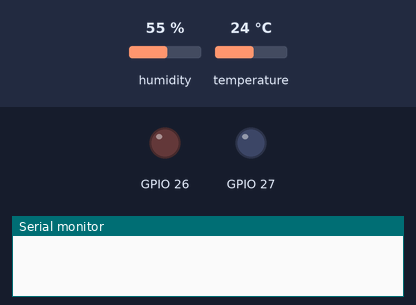
A program run on a simulated ESP32. Parts: output pins drawn as LEDs (lit = HIGH), the last lines printed to the serial monitor. The test bench sets the inputs (shaded band); at power-on: temperature 24 °C, humidity 55 %.

Above: at 1.2 s.
1.3 s: temperature set to 22.7 °C
4.5 s: temperature set to 22.1 °C
At 7.5 s:
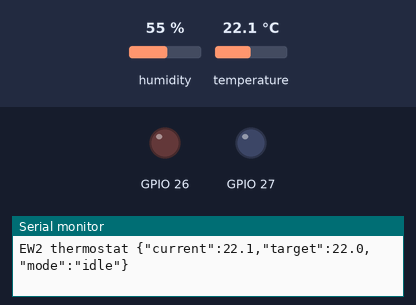
10.5 s: temperature set to 21.2 °C
At 12.7 s:
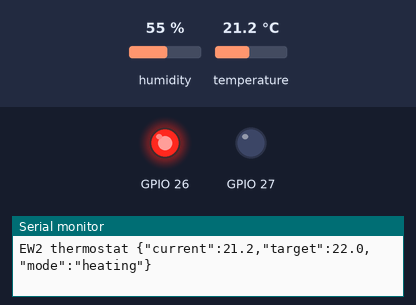
13.5 s: temperature set to 28 °C
At 16.2 s:
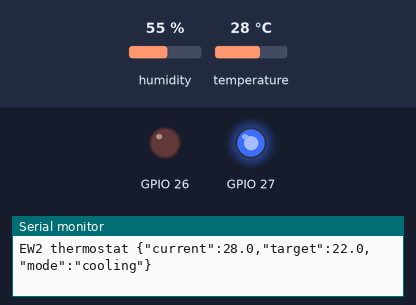
16.5 s: temperature set to 12 °C
At 19.1 s:
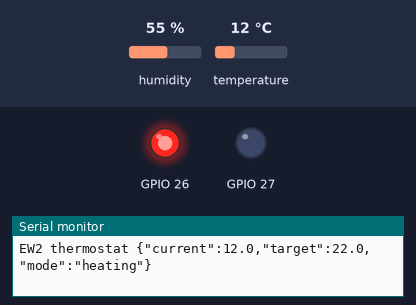
Timing chart, 0 to 20.5 s (numbered marks = the images above; inputs shaded):
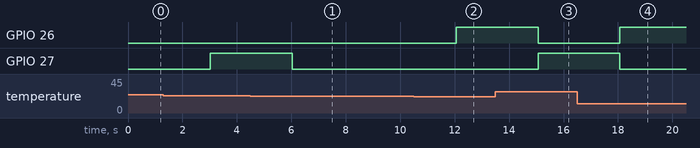

The program:

main.cpp
```cpp
// DHT22 virtual sensor and thermostat indicators. Sensor values come from Wokwi;
// thermostat changes indicators only, never invents new sensor readings.
#include <Arduino.h>
#include <DHTesp.h>
DHTesp dht;
float target=22.0,temperature=0,humidity=0;
bool reading=false;
char ack[9]="",line[96];
size_t used=0;
unsigned long last=0;
void report() {
  if(!reading)return;
  const char *mode=temperature<target-.2?"heating":temperature>target+.2?"cooling":"idle";
  digitalWrite(26,!strcmp(mode,"heating"));digitalWrite(27,!strcmp(mode,"cooling"));
  Serial.printf("EW2 climate {\"temperature\":%.1f,\"humidity\":%.1f}\n",temperature,humidity);
  Serial.printf("EW2 thermostat {\"current\":%.1f,\"target\":%.1f,\"mode\":\"%s\"%s%s%s}\n",temperature,target,mode,ack[0]?",\"ack\":\"":"",ack,ack[0]?"\"":"");
}
void setup() {Serial.begin(115200);dht.setup(15,DHTesp::DHT22);pinMode(26,OUTPUT);pinMode(27,OUTPUT);}
void loop() {
  while(Serial.available()) {
    char c=Serial.read();if(c=='\r')continue;
    if(c!='\n'){if(used<sizeof(line)-1)line[used++]=c;else used=sizeof(line);continue;}
    if(used<sizeof(line)) {
      line[used]=0;float value;char id[9]={0},tail;
      if(sscanf(line,"EW2 thermostat target %f %8[0-9a-f]%c",&value,id,&tail)==2 && strlen(id)==8 && value>=10&&value<=30) {target=value;strcpy(ack,id);report();}
    }
    used=0;
  }
  if(millis()-last>=3000) {
    last=millis();TempAndHumidity v=dht.getTempAndHumidity();
    if(dht.getStatus()==DHTesp::ERROR_NONE){temperature=v.temperature;humidity=v.humidity;reading=true;report();}
  }
  delay(25);
}
```

Measured:
- the behaviour switches between 21.9 and 21.8 °C on temperature (found by bisection; images 1 and 2)
- after the input at 4.5 s, GPIO 27: HIGH → LOW after 1.5 s
- after the input at 10.5 s, GPIO 26: LOW → HIGH after 1.6 s
- after the input at 13.5 s, GPIO 26: HIGH → LOW after 1.6 s; GPIO 27: LOW → HIGH after 1.6 s
- after the input at 16.5 s, GPIO 26: LOW → HIGH after 1.6 s; GPIO 27: HIGH → LOW after 1.6 s
